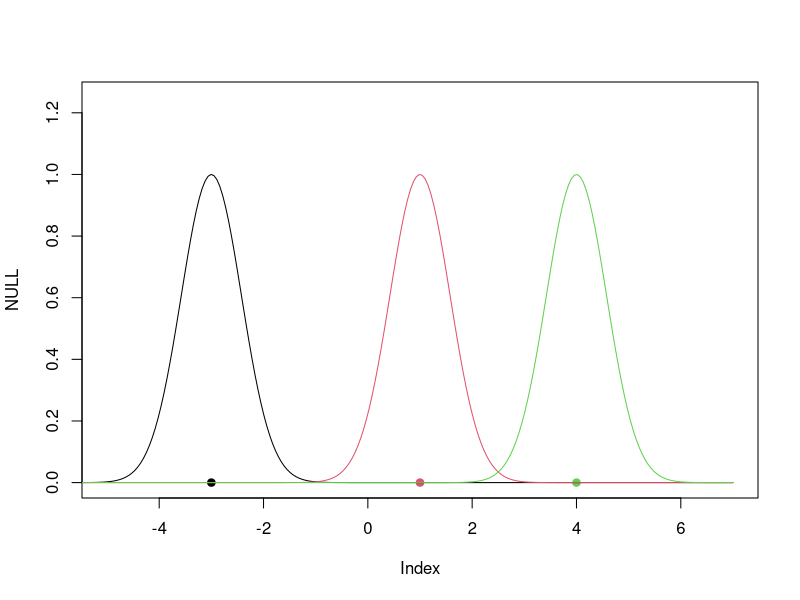

Write the R code that produced this figure.
# 5B. Write a program for radial basis function.
# R language
D <- matrix(c(-3, 1, 4), ncol = 1) # 3 datapoints
N <- length(D)
rbf.gauss <- function(gamma = 1.0) {
    function(x) {
        exp(-gamma * norm(as.matrix(x), "F")^2)
    }
}
xlim <- c(-5, 7)
print(N)
print(xlim)
plot(NULL, xlim = xlim, ylim = c(0, 1.25), type = "n")
points(D, rep(0, length(D)), col = 1:N, pch = 19)
x.coord <- seq(-7, 7, length = 250)
gamma <- 1.5
for (i in 1:N) {
    points(x.coord, lapply(x.coord - D[i, ], rbf.gauss(gamma)), type = "l", col = i)
}
